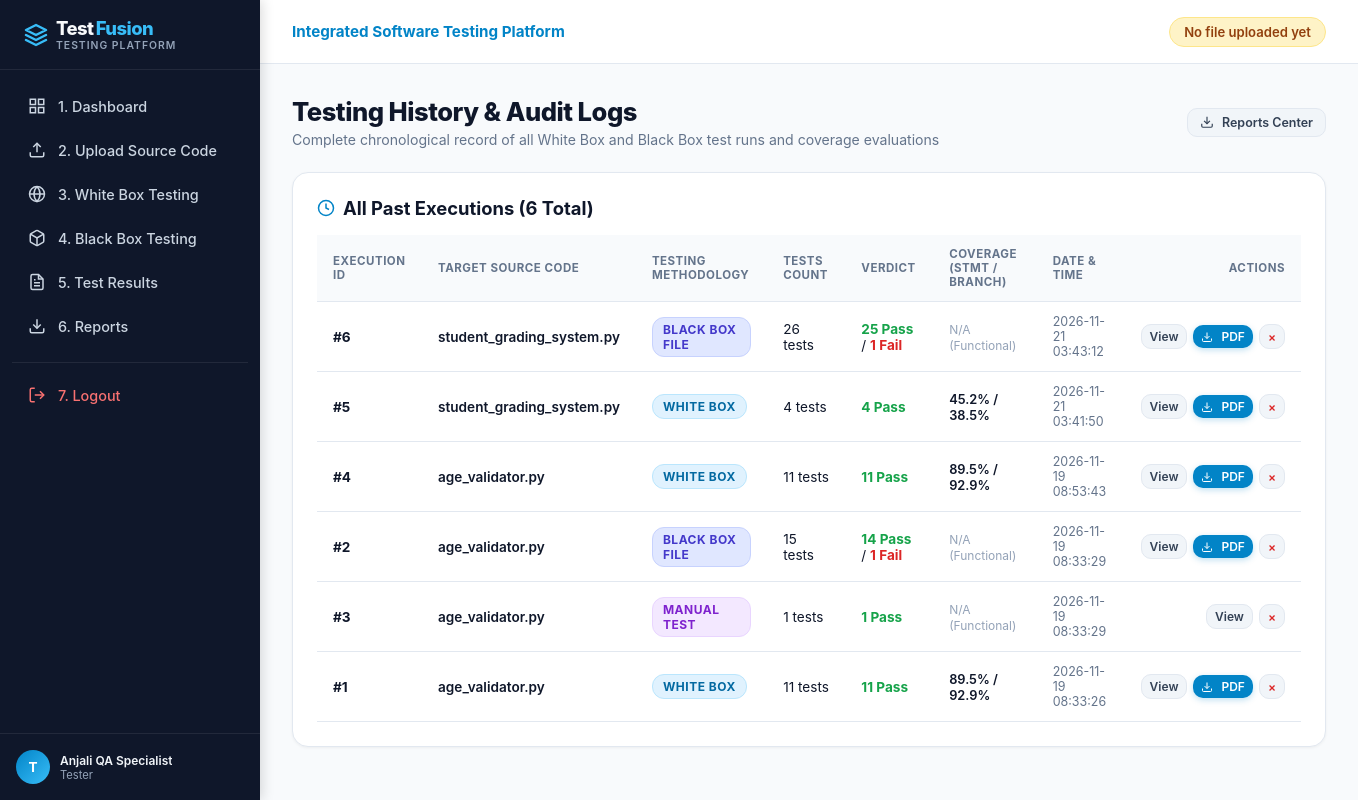
Page /history (signed in) on the earlier database version.
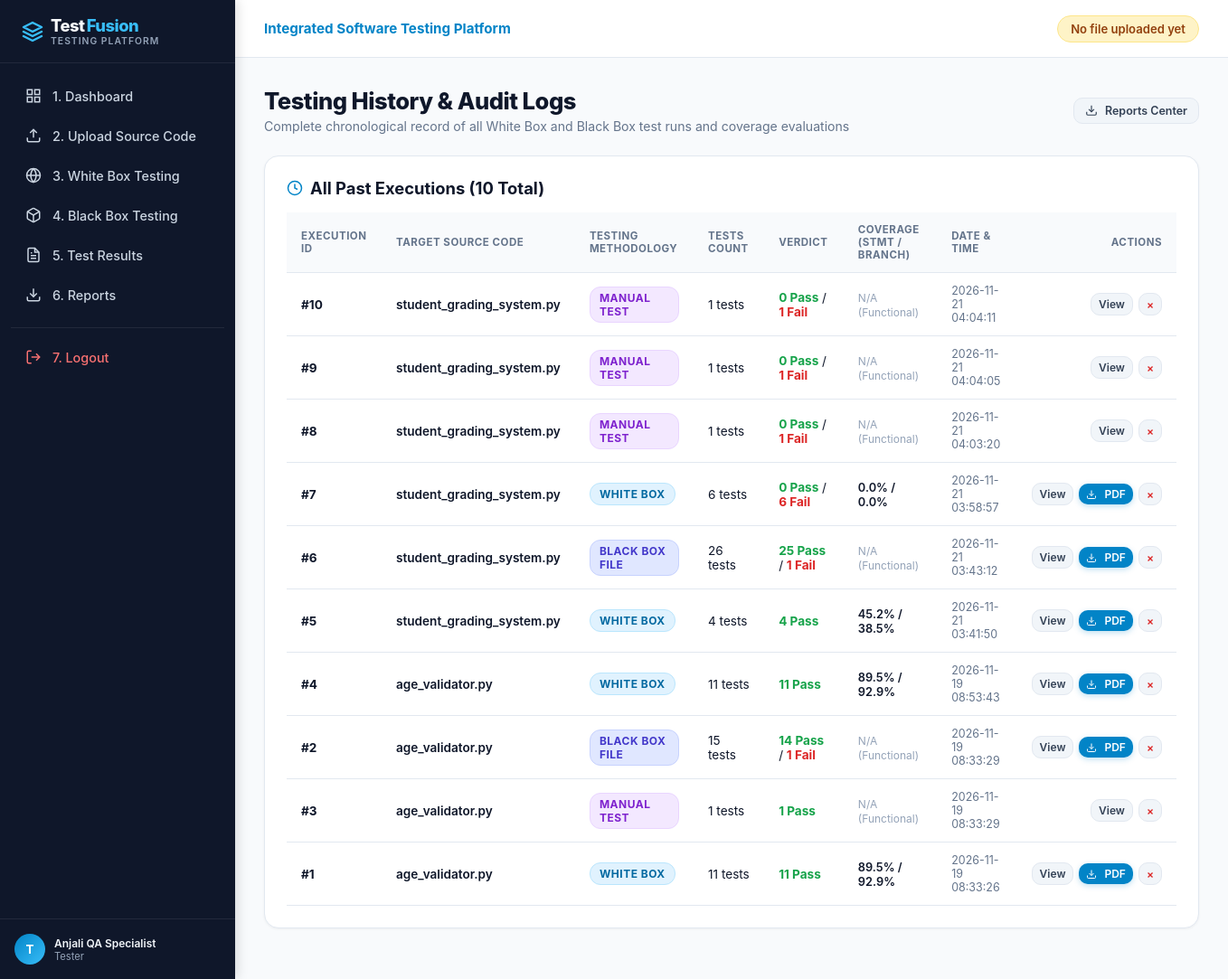
Same page on the later database version.
### tables this page shows
CREATE TABLE users (
    id INTEGER PRIMARY KEY AUTOINCREMENT,
    username TEXT UNIQUE NOT NULL,
    email TEXT UNIQUE NOT NULL,
    password_hash TEXT NOT NULL,
    full_name TEXT NOT NULL,
    role TEXT DEFAULT 'Tester',
    created_at TIMESTAMP DEFAULT CURRENT_TIMESTAMP
);

CREATE TABLE test_executions (
    id INTEGER PRIMARY KEY AUTOINCREMENT,
    user_id INTEGER NOT NULL,
    file_id INTEGER,
    test_type TEXT NOT NULL,
    total_tests INTEGER DEFAULT 0,
    passed_tests INTEGER DEFAULT 0,
    failed_tests INTEGER DEFAULT 0,
    statement_coverage REAL DEFAULT 0.0,
    branch_coverage REAL DEFAULT 0.0,
    total_statements INTEGER DEFAULT 0,
    covered_statements INTEGER DEFAULT 0,
    total_branches INTEGER DEFAULT 0,
    covered_branches INTEGER DEFAULT 0,
    duration_ms INTEGER DEFAULT 0,
    executed_lines TEXT DEFAULT '[]',
    missing_lines TEXT DEFAULT '[]',
    uncovered_branches TEXT DEFAULT '[]',
    pdf_report_path TEXT,
    executed_at TIMESTAMP DEFAULT CURRENT_TIMESTAMP,
    FOREIGN KEY (user_id) REFERENCES users(id) ON DELETE CASCADE,
    FOREIGN KEY (file_id) REFERENCES uploaded_files(id) ON DELETE SET NULL
);

CREATE TABLE uploaded_files (
    id INTEGER PRIMARY KEY AUTOINCREMENT,
    user_id INTEGER NOT NULL,
    filename TEXT NOT NULL,
    filepath TEXT NOT NULL,
    file_content TEXT NOT NULL,
    file_size INTEGER NOT NULL,
    uploaded_at TIMESTAMP DEFAULT CURRENT_TIMESTAMP,
    FOREIGN KEY (user_id) REFERENCES users(id) ON DELETE CASCADE
);

### app.py (the view)
@app.route('/history')
@login_required
def history():
    user_id = session['user_id']
    conn = get_db_connection()
    runs = conn.execute("""
        SELECT e.*, f.filename
        FROM test_executions e
        LEFT JOIN uploaded_files f ON e.file_id = f.id
        WHERE e.user_id = ?
        ORDER BY e.executed_at DESC
    """, (user_id,)).fetchall()
    conn.close()
    return render_template('history.html', runs=runs)

### app.py (called while the page is built)
def login_required(f):
    @wraps(f)
    def decorated_function(*args, **kwargs):
        if 'user_id' not in session:
            flash("Please log in to access the testing platform.", "warning")
            return redirect(url_for('login'))
        return f(*args, **kwargs)
    return decorated_function

def get_current_user():
    if 'user_id' not in session:
        return None
    conn = get_db_connection()
    user = conn.execute("SELECT id, username, email, full_name, role FROM users WHERE id = ?", (session['user_id'],)).fetchone()
    conn.close()
    return user

@app.context_processor
def inject_globals():
    return {
        'current_user': get_current_user(),
        'now': datetime.now()
    }

### database/db.py (called while the page is built)
def get_db_connection():
    conn = sqlite3.connect(DB_PATH)
    conn.row_factory = sqlite3.Row
    conn.execute("PRAGMA foreign_keys = ON;")
    return conn

### templates/history.html (shortened to what this page needs)
{% extends "base.html" %}
{% block content %}
<div class="page-header">
    <div>
        <h1 class="page-title">Testing History &amp; Audit Logs</h1>
        <p class="page-subtitle">Complete chronological record of all White Box and Black Box test runs and coverage evaluations</p>
    </div>
    <div style="display: flex; gap: 10px;">
        <a href="{{ url_for('reports') }}" class="btn btn-secondary btn-sm">
            <svg width="14" height="14" viewBox="0 0 24 24" fill="none" stroke="currentColor" stroke-width="2"><path d="M21 15v4a2 2 0 0 1-2 2H5a2 2 0 0 1-2-2v-4"></path><polyline points="7 10 12 15 17 10"></polyline><line x1="12" y1="15" x2="12" y2="3"></line></svg>
            Reports Center
        </a>
    </div>
</div>
<div class="content-card">
    <div style="display: flex; justify-content: space-between; align-items: center; margin-bottom: 16px;">
        <h2 class="card-title" style="margin-bottom: 0;">
            <svg width="18" height="18" viewBox="0 0 24 24" fill="none" stroke="#0284c7" stroke-width="2"><circle cx="12" cy="12" r="10"></circle><polyline points="12 6 12 12 16 14"></polyline></svg>
            All Past Executions ({{ runs | length }} Total)
        </h2>
    </div>
    <div class="table-responsive">
        <table class="custom-table">
            <thead>
                <tr>
                    <th>Execution ID</th>
                    <th>Target Source Code</th>
                    <th>Testing Methodology</th>
                    <th>Tests Count</th>
                    <th>Verdict</th>
                    <th>Coverage (Stmt / Branch)</th>
                    <th>Date &amp; Time</th>
                    <th style="text-align: right;">Actions</th>
                </tr>
            </thead>
            <tbody>
                {% for r in runs %}
                <tr>
                    <td><b>#{{ r['id'] }}</b></td>
                    <td>
                        <span style="font-weight: 600; color: #0f172a;">{{ r['filename'] or 'N/A' }}</span>
                    </td>
                    <td>
                        {% if r['test_type'] == 'WHITE_BOX' %}
                            <span class="badge badge-info">White Box</span>
                        {% elif r['test_type'] == 'BLACK_BOX_FILE' %}
                            <span class="badge" style="background:#e0e7ff; color:#4338ca; border:1px solid #c7d2fe;">Black Box File</span>
                        {% else %}
                            <span class="badge" style="background:#f3e8ff; color:#7e22ce; border:1px solid #e9d5ff;">Manual Test</span>
                        {% endif %}
                    </td>
                    <td>{{ r['total_tests'] }} tests</td>
                    <td>
                        <span style="color: #16a34a; font-weight: 700;">{{ r['passed_tests'] }} Pass</span>
                        {% if r['failed_tests'] > 0 %}
                            / <span style="color: #dc2626; font-weight: 700;">{{ r['failed_tests'] }} Fail</span>
                        {% endif %}
                    </td>
                    <td>
                        {% if r['test_type'] == 'WHITE_BOX' %}
                            <span style="font-size: 0.8rem; font-weight: 600;">
                                {{ r['statement_coverage'] | round(1) }}% / {{ r['branch_coverage'] | round(1) }}%
                            </span>
                        {% else %}
                            <span style="color: #94a3b8; font-size: 0.75rem;">N/A (Functional)</span>
                        {% endif %}
                    </td>
                    <td style="color: #64748b; font-size: 0.78rem;">{{ r['executed_at'] }}</td>
                    <td style="text-align: right;">
                        <div style="display: inline-flex; gap: 6px; align-items: center;">
                            <a href="{{ url_for('results', execution_id=r['id']) }}" class="btn btn-secondary btn-sm" style="padding: 4px 8px; font-size: 0.75rem;">
                                View
                            </a>
                            {% if r['pdf_report_path'] %}
                            <a href="{{ url_for('download_report', execution_id=r['id']) }}" class="btn btn-primary btn-sm" style="padding: 4px 8px; font-size: 0.75rem;" title="Download PDF">
                                <svg width="12" height="12" viewBox="0 0 24 24" fill="none" stroke="currentColor" stroke-width="2"><path d="M21 15v4a2 2 0 0 1-2 2H5a2 2 0 0 1-2-2v-4"></path><polyline points="7 10 12 15 17 10"></polyline><line x1="12" y1="15" x2="12" y2="3"></line></svg>
                                PDF
                            </a>
                            {% endif %}
                            <form action="{{ url_for('delete_execution', execution_id=r['id']) }}" method="POST" style="display: inline; margin: 0;" onsubmit="return confirm('Are you sure you want to delete execution record #{{ r['id'] }}?');">
                                <button type="submit" class="btn btn-secondary btn-sm" style="padding: 4px 8px; font-size: 0.75rem; color: #dc2626;" title="Delete Record">
                                    &times;
                                </button>
                            </form>
                        </div>
                    </td>
                </tr>
                {% else %}
                <tr>
                    <td colspan="8" style="text-align: center; color: #94a3b8; padding: 32px;">
                        No past testing executions found. Run tests to build your audit history.
                    </td>
                </tr>
                {% endfor %}
            </tbody>
        </table>
    </div>
</div>
{% endblock %}

### templates/base.html (shortened to what this page needs)
<!DOCTYPE html>
<html lang="en">
<head>
    <link rel="stylesheet" href="{{ url_for('static', filename='css/style.css') }}">
</head>
<body>
    <aside class="sidebar">
        <div class="sidebar-brand">
            <div>
                Test<span class="highlight">Fusion</span>
                <span class="sidebar-brand-subtitle">Testing Platform</span>
            </div>
        </div>
        <ul class="sidebar-menu">
            <li>
                <a href="{{ url_for('dashboard') }}" class="sidebar-link {% if request.endpoint == 'dashboard' %}active{% endif %}">
                    <svg viewBox="0 0 24 24" fill="none" stroke="currentColor" stroke-width="2"><rect x="3" y="3" width="7" height="7"></rect><rect x="14" y="3" width="7" height="7"></rect><rect x="14" y="14" width="7" height="7"></rect><rect x="3" y="14" width="7" height="7"></rect></svg>
                    <span>1. Dashboard</span>
                </a>
            </li>
            <li>
                <a href="{{ url_for('upload') }}" class="sidebar-link {% if request.endpoint == 'upload' %}active{% endif %}">
                    <svg viewBox="0 0 24 24" fill="none" stroke="currentColor" stroke-width="2"><path d="M21 15v4a2 2 0 0 1-2 2H5a2 2 0 0 1-2-2v-4"></path><polyline points="17 8 12 3 7 8"></polyline><line x1="12" y1="3" x2="12" y2="15"></line></svg>
                    <span>2. Upload Source Code</span>
                </a>
            </li>
            <li>
                <a href="{{ url_for('whitebox') }}" class="sidebar-link {% if request.endpoint == 'whitebox' %}active{% endif %}">
                    <svg viewBox="0 0 24 24" fill="none" stroke="currentColor" stroke-width="2"><circle cx="12" cy="12" r="10"></circle><path d="M12 2a14.5 14.5 0 0 0 0 20 14.5 14.5 0 0 0 0-20"></path><path d="M2 12h20"></path></svg>
                    <span>3. White Box Testing</span>
                </a>
            </li>
            <li>
                <a href="{{ url_for('blackbox') }}" class="sidebar-link {% if request.endpoint == 'blackbox' %}active{% endif %}">
                    <span>4. Black Box Testing</span>
                </a>
            </li>
            <li>
                <a href="{{ url_for('results') }}" class="sidebar-link {% if request.endpoint == 'results' %}active{% endif %}">
                    <span>5. Test Results</span>
                </a>
            </li>
            <li>
                <a href="{{ url_for('reports') }}" class="sidebar-link {% if request.endpoint == 'reports' %}active{% endif %}">
                    <svg viewBox="0 0 24 24" fill="none" stroke="currentColor" stroke-width="2"><path d="M21 15v4a2 2 0 0 1-2 2H5a2 2 0 0 1-2-2v-4"></path><polyline points="7 10 12 15 17 10"></polyline><line x1="12" y1="15" x2="12" y2="3"></line></svg>
                    <span>6. Reports</span>
                </a>
            </li>
            <li style="margin-top: 16px; border-top: 1px solid rgba(255,255,255,0.08); padding-top: 12px;">
                <a href="{{ url_for('logout') }}" class="sidebar-link" style="color: #f87171;">
                    <svg viewBox="0 0 24 24" fill="none" stroke="currentColor" stroke-width="2"><path d="M9 21H5a2 2 0 0 1-2-2V5a2 2 0 0 1 2-2h4"></path><polyline points="16 17 21 12 16 7"></polyline><line x1="21" y1="12" x2="9" y2="12"></line></svg>
                    <span>7. Logout</span>
                </a>
            </li>
        </ul>
        <div class="sidebar-footer">
            <div class="user-badge">
                <div class="user-avatar">
                    {{ current_user['username'][0].upper() if current_user else 'U' }}
                </div>
                <div style="overflow: hidden;">
                    <div style="color: #f1f5f9; font-weight: 600; white-space: nowrap; text-overflow: ellipsis; overflow: hidden;">
                        {{ current_user['full_name'] if current_user else 'Guest User' }}
                    </div>
                    <div style="font-size: 0.7rem; color: #94a3b8;">{{ current_user['role'] if current_user else 'Tester' }}</div>
                </div>
            </div>
        </div>
    </aside>
    <div class="main-wrapper">
        <header class="top-navbar">
            <div style="display: flex; align-items: center; gap: 12px;">
                <span style="font-weight: 700; color: #0284c7; font-size: 0.95rem;">Integrated Software Testing Platform</span>
            </div>
            <div style="display: flex; align-items: center; gap: 16px;">
                {% if session.get('active_file_id') %}
                <div class="file-status-badge">
                    <span style="width: 8px; height: 8px; border-radius: 50%; background-color: #16a34a; display: inline-block;"></span>
                    <span>Target: <b>Python Active File</b></span>
                </div>
                {% else %}
                <div class="file-status-badge" style="background: #fef3c7; border-color: #fde68a; color: #92400e;">
                    <span>No file uploaded yet</span>
                </div>
                {% endif %}
            </div>
        </header>
        <main class="content-area">
            {% block content %}{% endblock %}
        </main>
    </div>
</body>
</html>

Differences in the rows shown:
added test_executions: id "10", filename "student_grading_system.py", test_type "MANUAL TEST", total_tests "1", passed_tests "0", failed_tests "1", executed_at "2026-11-21 04:04:11"
added test_executions: id "9", filename "student_grading_system.py", test_type "MANUAL TEST", total_tests "1", passed_tests "0", failed_tests "1", executed_at "2026-11-21 04:04:05"
added test_executions: id "8", filename "student_grading_system.py", test_type "MANUAL TEST", total_tests "1", passed_tests "0", failed_tests "1", executed_at "2026-11-21 04:03:20"
added test_executions: id "7", filename "student_grading_system.py", test_type "WHITE BOX", total_tests "6", passed_tests "0", failed_tests "6", statement_coverage "0.0", branch_coverage "0.0", executed_at "2026-11-21 03:58:57"
Other differences:
{{ runs | length }}: "6" → "10"
